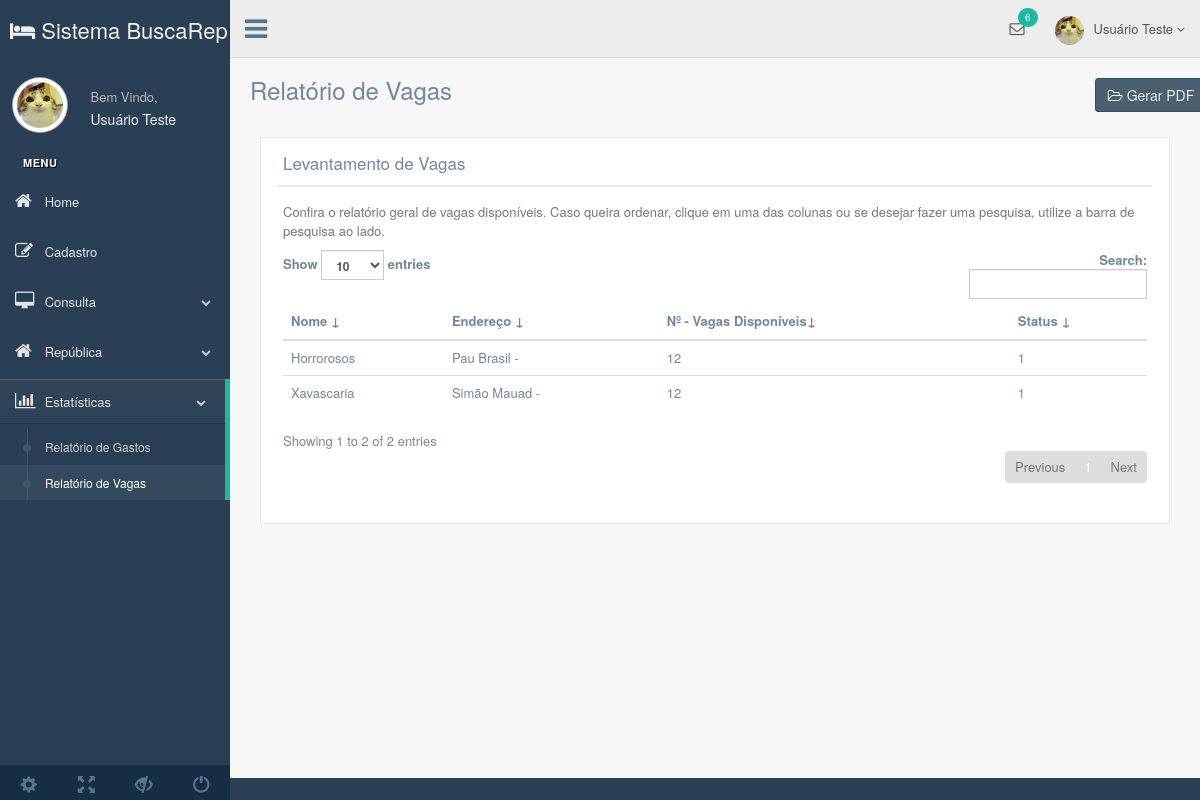
The app's page /production/relatorio_vagas.php, older data.
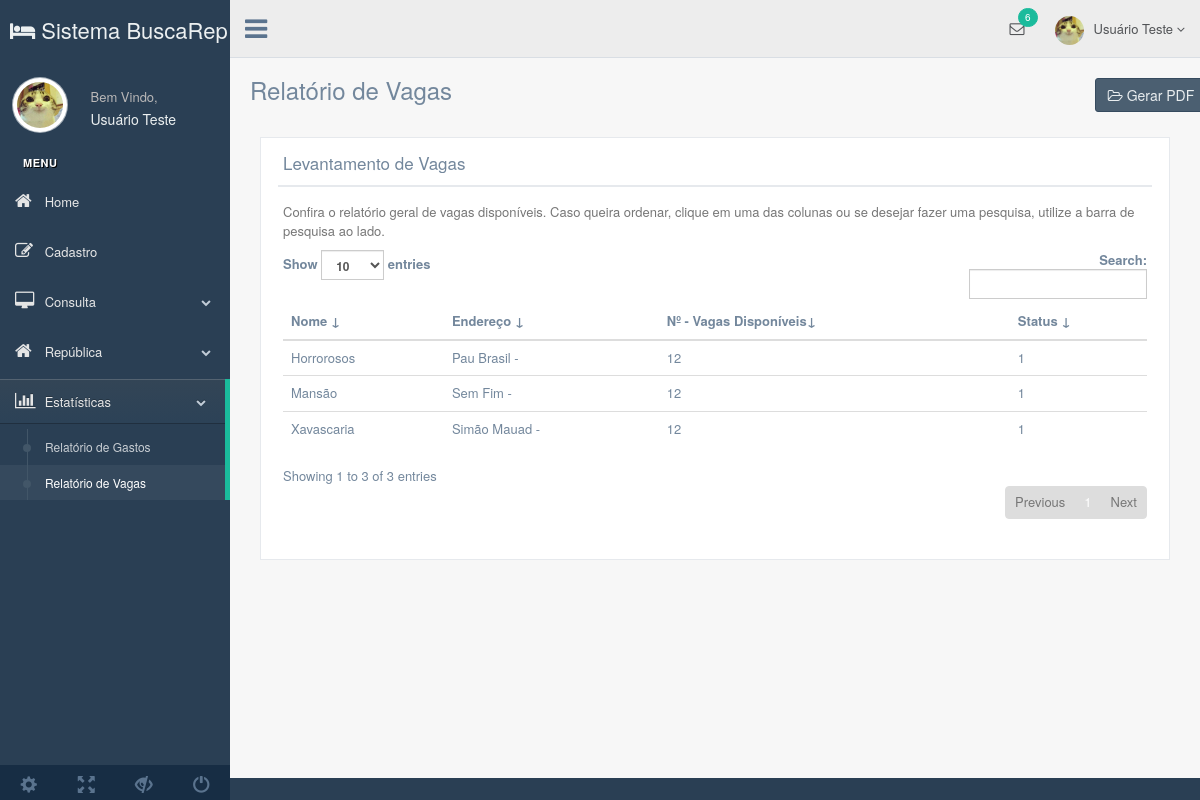
The same page, newer data.
### tables this page shows
CREATE TABLE `republica` (
  `id` int(8) NOT NULL,
  `name` varchar(25) NOT NULL,
  `type` varchar(10) NOT NULL,
  `state` varchar(20) NOT NULL,
  `city` varchar(30) NOT NULL,
  `street` varchar(45) NOT NULL,
  `neighborhood` varchar(20) NOT NULL,
  `number` int(4) NOT NULL,
  `complement` varchar(15) DEFAULT NULL,
  `email` varchar(45) NOT NULL,
  `phone` varchar(20) NOT NULL,
  `qtd` int(2) NOT NULL,
  `services` varchar(80) DEFAULT NULL,
  `agency` varchar(20) NOT NULL,
  `dweller` int(2) NOT NULL DEFAULT '0',
  `able` tinyint(1) NOT NULL DEFAULT '1',
  `img_name` varchar(40) DEFAULT NULL,
  `responsavel` varchar(20) NOT NULL,
  `ativo` tinyint(1) NOT NULL DEFAULT '1'
);

### production/relatorio_vagas.php (the view, shortened to what this page needs)
<?php
include_once('connection/connect.php');
$comando = "SELECT * FROM republica";
$resultado = mysqli_query($conn, $comando);
?>
<!DOCTYPE html>
<html lang="en">
  <head>
    <link href="../vendors/bootstrap/dist/css/bootstrap.min.css" rel="stylesheet">
    <link href="../vendors/font-awesome/css/font-awesome.min.css" rel="stylesheet">
    <link href="../vendors/nprogress/nprogress.css" rel="stylesheet">
    <link href="../build/css/custom.min.css" rel="stylesheet">
  </head>
  <body class="nav-md">
    <div class="container body">
      <div class="main_container">
        <div class="col-md-3 left_col">
          <div class="left_col scroll-view">
           <div class="navbar nav_title" style="border: 0;"><a href="user_home.php" class="site_title"><em class="fa fa-hotel"></em> <span>Sistema BuscaRep</span></a></div>
            <div class="profile clearfix">
              <div class="profile_pic">
                <img src="images/img.jpg" alt="..." class="img-circle profile_img">
              </div>
              <div class="profile_info">
                <span>Bem Vindo,</span>
                <h2>Usuário Teste</h2>
              </div>
              <div class="clearfix"></div>
            </div>
            <br />
            <div id="sidebar-menu" class="main_menu_side hidden-print main_menu">
              <div class="menu_section">
                <h3>Menu</h3>
                <ul class="nav side-menu">
                  <li><a href="user_home.php"><em class="fa fa-home"></em> Home </a></li>
                  <li><a><em class="fa fa-edit"></em> Cadastro </a>
                  </li>
                  <li><a><em class="fa fa-desktop"></em> Consulta<span class="fa fa-chevron-down"></span></a>
                  </li>
                  <li><a><em class="fa fa-home"></em> República <span class="fa fa-chevron-down"></span></a>
                  <li><a><em class="fa fa-bar-chart-o"></em> Estatísticas <span class="fa fa-chevron-down"></span></a>
                    <ul class="nav child_menu">
                      <li><a href="relatorio_gastos.php">Relatório de Gastos</a></li>
                      <li><a href="relatorio_vagas.php">Relatório de Vagas</a></li>
                   	</ul>
                  </li>
                </ul>
              </div>
            </div>
            <div class="sidebar-footer hidden-small">
              <a data-toggle="tooltip" data-placement="top" title="Settings">
                <span class="glyphicon glyphicon-cog" aria-hidden="true"></span>
              </a>
              <a data-toggle="tooltip" data-placement="top" title="FullScreen">
                <span class="glyphicon glyphicon-fullscreen" aria-hidden="true"></span>
              </a>
              <a data-toggle="tooltip" data-placement="top" title="Lock">
                <span class="glyphicon glyphicon-eye-close" aria-hidden="true"></span>
              </a>
              <a data-toggle="tooltip" data-placement="top" title="Logout">
                <span class="glyphicon glyphicon-off" aria-hidden="true"></span>
              </a>
            </div>
          </div>
        </div>
        <div class="top_nav">
          <div class="nav_menu">
            <nav>
              <div class="nav toggle">
                <a id="menu_toggle"><i class="fa fa-bars"></i></a>
              </div>
              <ul class="nav navbar-nav navbar-right">
                <li class="">
                  <a href="javascript:;" class="user-profile dropdown-toggle" data-toggle="dropdown" aria-expanded="false">
                    <img src="images/img.jpg" alt="">Usuário Teste
                    <span class=" fa fa-angle-down"></span>
                  </a>
                </li>
                <li role="presentation" class="dropdown">
                  <a href="javascript:;" class="dropdown-toggle info-number" data-toggle="dropdown" aria-expanded="false">
                    <i class="fa fa-envelope-o"></i>
                    <span class="badge bg-green">6</span>
                  </a>
                </li>
              </ul>
            </nav>
          </div>
        </div>
        <div class="right_col" role="main">
          <div class="">
            <div class="page-title">
              <div class="title_left"><h3>Relatório de Vagas</h3></div>
              <div class="title_right">
                <div class="col-md-5 col-sm-5 col-xs-12 form-group pull-right top_search col-lg-2">
                  <div class="input-group">
                    <button type="button" class="btn btn-dark"><em class="fa fa-folder-open-o"></em> Gerar PDF</button>
			     </div>
                </div>
              </div>
            </div>
            <div class="col-md-12 col-sm-12 col-xs-12 col-lg-12">
                <div class="x_panel">
                  <div class="x_title">
                    <h2>Levantamento de Vagas<small>Repúblicas</small></h2>
                    <div class="clearfix"></div>
                  </div>
                  <div class="x_content">
                    <p class="text-muted font-13 m-b-30">
                      Confira o relatório geral de vagas disponíveis. Caso queira ordenar, clique em uma das colunas ou se desejar fazer uma pesquisa, utilize a barra de pesquisa ao lado.
                    </p>
                    <table id="datatable" class="table">
                      <thead>
                        <tr>
                          <th>Nome ↓</th>
                          <th>Endereço ↓</th>
                          <th>Nº - Vagas Disponíveis↓</th>
                          <th>Status ↓</th>
                        </tr>
                      </thead>
                      <tbody>
                      <?php while($dado = mysqli_fetch_array($resultado)){ ?>
						  <tr>
                          <td><?php echo $dado["name"];?></td>
                          <td><?php echo $dado["street"];?> - <?php echo $dado["neighboor"];?></td>
                          <td><?php echo $dado["qtd"];?></td>
                          <td><?php echo $dado["able"];?></font></td>
                        </tr>
                        <?php } ?>
                        </tbody>
                    </table>
                  </div>
               </div>
            </div>
        </div>
       </div>
      </div>
</body>
</html>

Row changes from the older to the newer data that the page shows:
added republica: name "Mansão", street "Sem Fim", qtd "12", able "1"
Text that changed along with them:
text written by a page script: "Show entries Search: Showing 1 to 2 of 2 entries Previous 1 Next" → "Show entries Search: Showing 1 to 3 of 3 entries Previous 1 Next"
